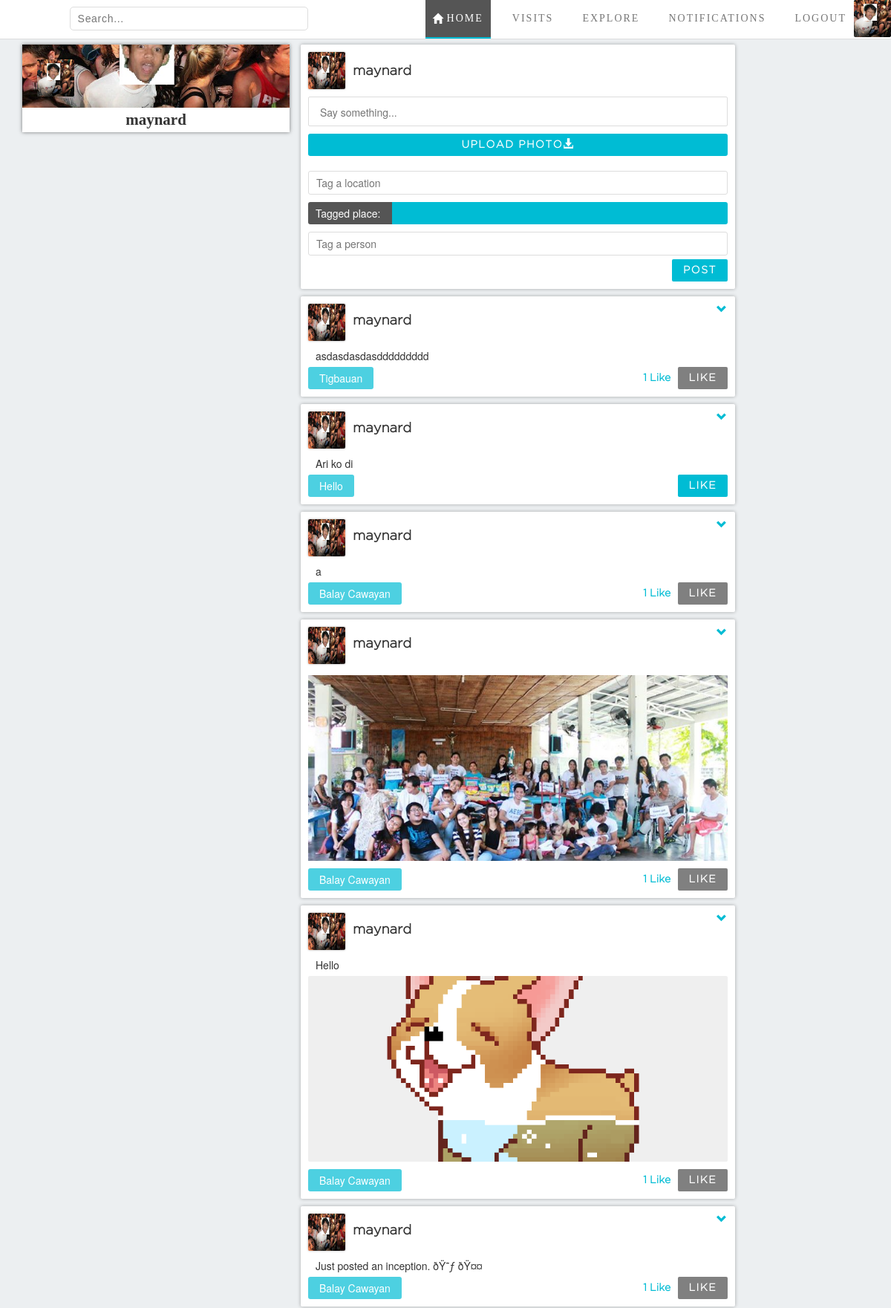
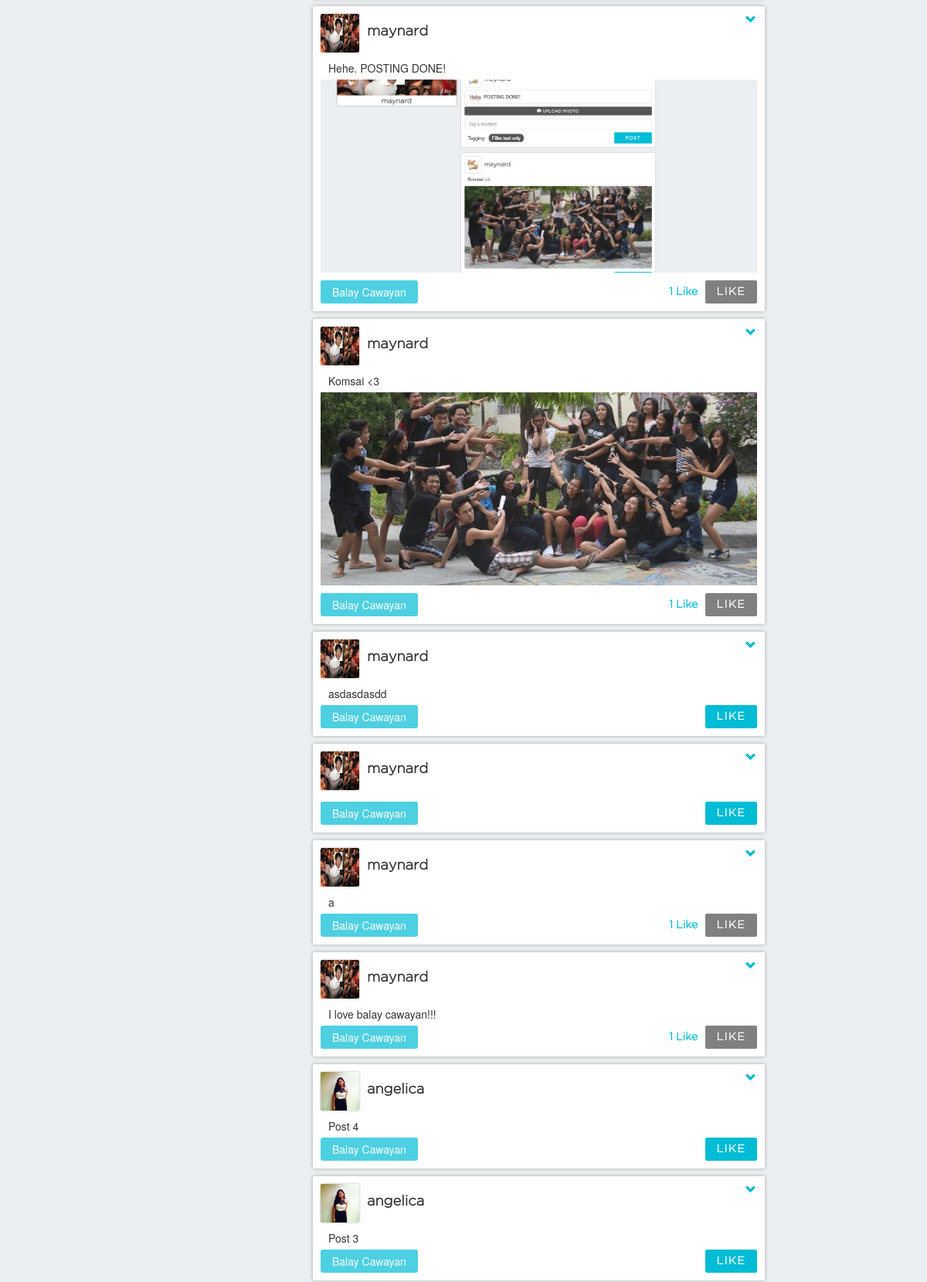
Screenshot of /home_page.php (signed in, upper part) with the database file from the repository (2 pictures, top to bottom).
### tables this page shows
CREATE TABLE `posted` (
  `post_id` int(9) NOT NULL,
  `content` varchar(300) NOT NULL,
  `place_id` int(11) NOT NULL,
  `acc_id` int(11) NOT NULL,
  `time_post` timestamp NOT NULL DEFAULT CURRENT_TIMESTAMP ON UPDATE CURRENT_TIMESTAMP,
  `if_image` tinyint(1) NOT NULL
);

CREATE TABLE `account` (
  `acc_id` int(9) NOT NULL,
  `username` varchar(50) NOT NULL,
  `firstname` varchar(30) NOT NULL,
  `lastname` varchar(30) NOT NULL,
  `password` varchar(100) NOT NULL,
  `email` varchar(40) NOT NULL,
  `address` varchar(30) NOT NULL,
  `about_me` varchar(60) NOT NULL
);

CREATE TABLE `places` (
  `place_id` int(9) NOT NULL,
  `name` varchar(50) NOT NULL,
  `description` varchar(100) NOT NULL,
  `location_id` varchar(100) NOT NULL
);

### home_page.php (the view, shortened to what this page needs)
<?php
	$username = $_SESSION["userName"];
?>
<!DOCTYPE html>
<html lang="en">
	<head>
		<link rel="stylesheet" href="bootstrap/css/bootstrap.min.css">
		<link rel="stylesheet" type="text/css" href="css/navigation_bar_and_body_style.css">
		<link rel="stylesheet" type="text/css" href="css/Home_Page_style.css">
		<link rel="stylesheet" type="text/css" href="css/style.css">
		<link rel="stylesheet" type="text/css" href="css/posts.css">
		<link rel="stylesheet" type="text/css" href="css/input_file.css">
	</head>
	<body>
		<div id = "navBar">
			<form action="search_results_places.php" method="get">
				<input type="text" placeholder="Search..." name = "search">
			</form>
			<ul id = "navList">
				<li><a href="#" class="active"><span class="glyphicon glyphicon-home"></span>HOME</a></li>
				<li><a href="visit.php"><span class="glyphicon glyphicon-map-marker"></span>VISITS</a></li>
				<li><a href="#"><span class="glyphicon glyphicon-globe"></span>EXPLORE</a></li>
				<li><a href="Notifications.php"><span class="glyphicon glyphicon-bell"></span>NOTIFICATIONS</a></li>
				<li><a href="logout.php"><span class="glyphicon glyphicon-log-out"></span>LOGOUT</a></li>
				<li><a href="my_profile.php" class="image-list"><img src="images/profile_pic_img/acc_id_<?=$_SESSION['userID']?>.jpg" onerror = "this.src = 'images/default_profile.png'"></a></li>
			</ul>
		</div>
		<div class="container">
			<div class="row">
				<div class="col-sm-4">
					<div class="user-box">
						<a href="my_profile.php">
							<img src="images/cover_img/cover_<?=$_SESSION['userID']?>.png" alt="user-cover" class="cover" onerror = "this.src = 'images/default_cover.png'">
							<img src="images/profile_pic_img/acc_id_<?=$_SESSION['userID']?>.jpg" alt="user-profile" onerror = "this.src = 'images/default_profile.png'" class="profile">
						</a>
						<h2 class="user-box-heading"><?=$username?></h2>
					</div>
				</div>
				<div class="col-sm-6">
					<div class="posting post-container" id="posting-container">
						<img src="images/profile_pic_img/acc_id_<?=$_SESSION['userID']?>.jpg" alt="USER PHOTO" class="profile" onerror = "this.src = 'images/default_profile.png'" >
						<p class="user-name"><?=$username?></p>
						<form id="formsubmit" enctype="multipart/form-data">
							<textarea id="post-text-area" cols="50" rows="5" placeholder="Say something..." name = "post"></textarea>
							<label for="file">Upload photo<span class="glyphicon glyphicon-download-alt"></span></label>
							<input type="text-field" placeholder="Tag a location" class="tag-location" id="location_tag">
							<div class="location">
								<span class="tagged-location">Tagged place:</span>
								<p id="tagged_place" class="tagged-location"></p>
							</div>
							<input type="text-field" placeholder="Tag a person" class="tag-person" id="person_tag">
							<input id="posting" type="button" value="POST">
						</form>
					</div>
					<div class="posted-container" id="posted-container">
					<?php
						require "connect.php";
						$acc_id = $_SESSION['userID'];
						$query = "SELECT * from upvote where acc_id = $acc_id";
						$result = mysqli_query($dbconn, $query);
						$likes_array=[];
						while($data = mysqli_fetch_assoc($result)){
							$likes_array[]=$data['post_id'];
						}
						$query = "SELECT *
								  FROM posted
								  NATURAL JOIN account
								  NATURAL JOIN places
								  WHERE acc_id
								  IN (SELECT acc_id_follows
								  	  FROM follow
								  	  WHERE acc_id_follower = $acc_id)
								  OR acc_id = $acc_id
								  ORDER BY time_post
								  DESC;";
						$result = mysqli_query ($dbconn, $query);
						foreach ($result as $value):?>
							<div class="posted post-container">
								<span class="show-dropdown glyphicon glyphicon-chevron-down"></span>
								<a href="<?php
									if($value['acc_id']==$_SESSION['userID']){
										echo "my_profile.php";
									}else{
										echo "people_profile.php?acc_id=".$value['acc_id'];
									}
								 ?>">
									<img src="images/profile_pic_img/acc_id_<?=$value['acc_id']; ?>.jpg" onerror = "this.src = 'images/default_cover.png'" alt="USER PHOTO" class="profile">
									<h2 class="user-name"><?=$value['username'];?></h2>
								</a>
								<p class = "posted-text"><?=$value['content'];?></p>
								<?php if($value['if_image'] == 1): ?>
									<button class="imagebtn"><img id="myImg<?=$value['post_id']?>" onclick="showModal(<?=$value['post_id']?>)" src="images/post_img/<?=$value['post_id'];?>.jpg"></button>
								<?php endif; ?>
								<a href="place.php?place_id=<?=$value['place_id'];?>" class="tagged-location"><?=$value['name'];?></a>
								<div class="like">
								<span id="likes<?=$value['post_id']?>" class="num-likes">
								<?php
									$query = "SELECT count(*) as likes from upvote where post_id = {$value['post_id']};";
									$result = mysqli_query($dbconn, $query);
									$row = 0;
									$style = " ";
									if(mysqli_affected_rows($dbconn)){
										$data = mysqli_fetch_assoc($result);
										$row = $data['likes'];
									}
									if($row){
										if(in_array($value['post_id'], $likes_array)){
											$style = "style='background-color: grey'";
										}
										if($row==1){
											echo "1 Like";
										}else{
											echo $row." Likes";
										}
									}else{
										echo " ";
									}
								 ?>
									</span>
									<button id="likebutton<?=$value['post_id']?>" <?=$style?> onclick="likeTriggered(<?=$value['post_id']?>)">LIKE</button>
								</div>
							</div>
						<?php endforeach; ?>
					</div>
				</div>
			</div>
		</div>
	</body>
</html>

### css/Navigation_Bar_and_Body_style.css (style rules this page uses)
body { background-color: #ECEFF1; margin: 0; }
#navBar { background-color: white; display: inline-flex; width: 100%; top: 0; left: 0; position: fixed; z-index: 2; border-bottom: 1px solid #DDD; }
#navBar img { height: 50px; width: 50px; object-position: center; object-fit: cover; box-sizing: border-box; margin: 0; border-radius: 2px; }
#navList { display: inline-flex; justify-content: center; align-content: center; list-style: none; margin: 0; padding: 0; margin-left: auto; }
#navList li { display: inline-flex; justify-content: center; align-items: center; }
#navList > li > a { text-decoration: none; display: block; height: 100%; padding: 0 10px; border: solid rgba(0,0,0,0); border-width: 0 0 2px 0; text-align: center; vertical-align: middle; font-family: "Gotham Medium"; font-size: 14px; letter-spacing: 2px; color: #777; display: flex; align-items: center; justify-content: center; box-sizing: border-box; transition: 0.2s; }
#navList > li > a.image-list { padding: 0; }
#navList > li > a.active { border-color: #00BCD4; background-color: #555; color: white!important; cursor: default; }
#navBar form { margin-left: 7.8%; height: 50px; width: 26.8%; display: inline-flex; justify-content: center; align-items: center; }
#navBar form input[type=text] { color: #888; border-style: none; padding: 5px 10px; width: 100%; border-radius: 5px; border: 1px solid #DDD; transition: 0.2s; font-family: Arial; font-size: 1em; letter-spacing: 0.05em; }
#navBar .glyphicon { margin: -2px 3px 0 0; opacity: 0; transform: scale(0,0); transition: 0.2s; }
#navBar a.active { width: 100%; }
#navBar a:hover .glyphicon, #navBar a.active .glyphicon { opacity: 1; transform: scale(1,1); }
.container { margin-top: 50px; }

### css/Home_Page_Style.css (style rules this page uses)
.user-box { background-color: white; margin-top: 10px; box-shadow: 0 0 5px rgba(0,0,0,0.5); padding-bottom: 5px; }
.user-box .cover { width: 100%; height: 85px; object-position: center; object-fit: cover; }
.user-box .profile { height: 50px; width: 50px; object-fit: cover; object-position: center; margin: -105px 0 0 20px; border-radius: 2px; }
.user-box h2 { font-family: "Gotham Light"; font-weight: bold; text-align: center; font-size: 1.5em; margin: -15px 0 0 0; }

### css/input_file.css (style rules this page uses)
.inputfile + label { font-size: 1em; font-family: Gotham; text-transform: uppercase; letter-spacing: 0.1em; color: white; background-color: #00BCD4; display: inline-block; cursor: pointer; border-radius: 3px; padding: 5px 15px; margin: 5px auto 5px auto; width: 100%; text-align: center; transition: 0.4s; }

### rows the page displays
posted: acc.username "maynard", content "asdasdasdasddddddddd", place.name "Tigbauan", shows "1 Like"
posted: acc.username "maynard", content "Ari ko di", place.name "Hello"
posted: acc.username "maynard", content "a", place.name "Balay Cawayan", shows "1 Like"
posted: acc.username "maynard", shows a picture, place.name "Balay Cawayan", shows "1 Like"
posted: acc.username "maynard", content "Hello", shows a picture, place.name "Balay Cawayan", shows "1 Like"
posted: acc.username "maynard", content "Just posted an inception. ðŸ˜ƒ ðŸ¤¤", place.name "Balay Cawayan", shows "1 Like"
posted: acc.username "maynard", content "Hehe. POSTING DONE!", shows a picture, place.name "Balay Cawayan", shows "1 Like"
posted: acc.username "maynard", content "Komsai <3", shows a picture, place.name "Balay Cawayan", shows "1 Like"
posted: acc.username "maynard", content "asdasdasdd", place.name "Balay Cawayan"
posted: acc.username "maynard", place.name "Balay Cawayan"
posted: acc.username "maynard", content "a", place.name "Balay Cawayan", shows "1 Like"
posted: acc.username "maynard", content "I love balay cawayan!!!", place.name "Balay Cawayan", shows "1 Like"
posted: acc.username "angelica", content "Post 4", place.name "Balay Cawayan"
posted: acc.username "angelica", content "Post 3", place.name "Balay Cawayan"

### other values shown
$username "maynard"
